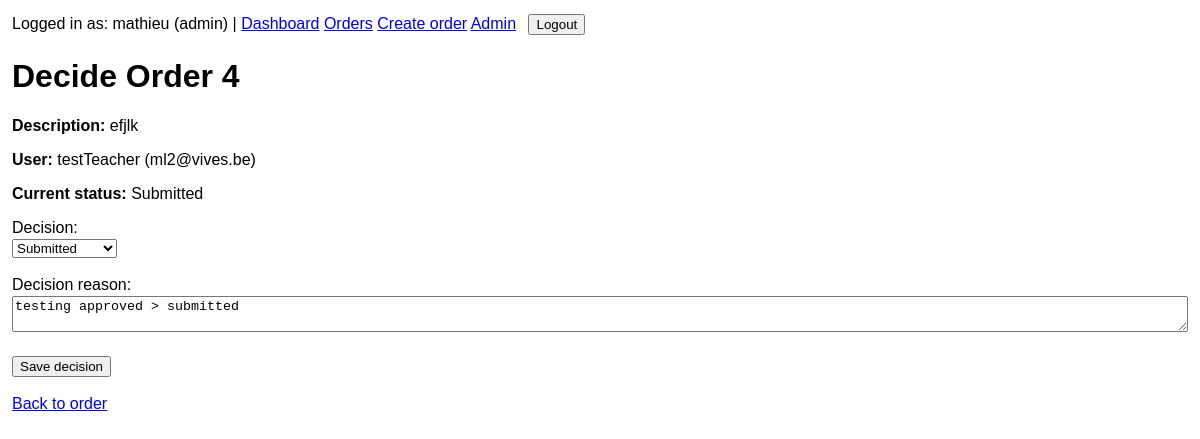
The app's page /orders/4/decide/ (signed in), older data.
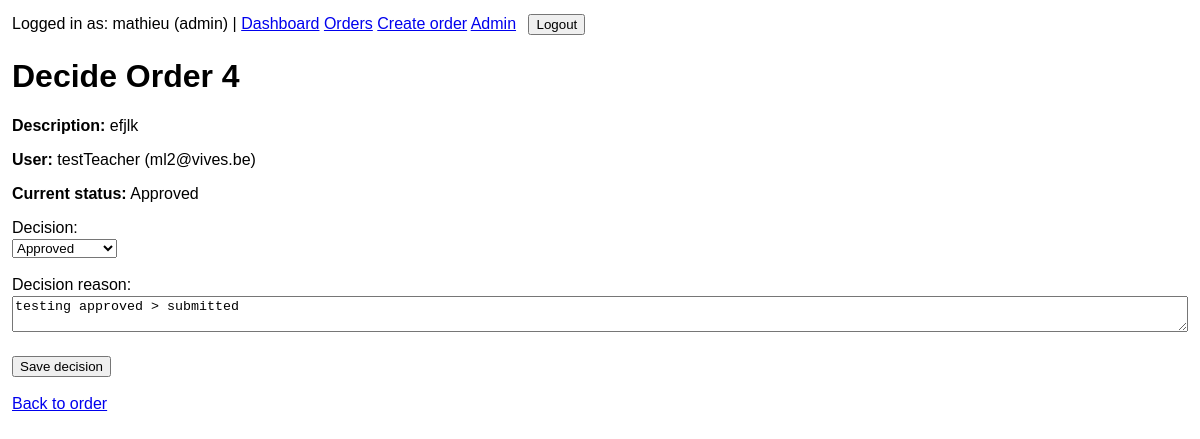
The same page, newer data.
### orders/models.py (models this page shows, shortened)
class Order(models.Model):
    ORDER_TYPE_STUDENT = "student_order"
    ORDER_TYPE_TEACHER = "teacher_order"
    ORDER_TYPE_CHOICES = [
        (ORDER_TYPE_STUDENT, "Student order"),
        (ORDER_TYPE_TEACHER, "Teacher order"),
    ]
    STATUS_DRAFT = "draft"
    STATUS_SUBMITTED = "submitted"
    STATUS_APPROVED = "approved"
    STATUS_REJECTED = "rejected"
    STATUS_REWORK = "rework"
    STATUS_CHOICES = [
        (STATUS_DRAFT, "Draft"),
        (STATUS_SUBMITTED, "Submitted"),
        (STATUS_APPROVED, "Approved"),
        (STATUS_REJECTED, "Rejected"),
        (STATUS_REWORK, "Needs rework"),
    ]
    user = models.ForeignKey(
        settings.AUTH_USER_MODEL,
        on_delete=models.CASCADE,
        related_name="orders",
    )
    order_type = models.CharField(max_length=20, choices=ORDER_TYPE_CHOICES)
    store = models.CharField(max_length=255)
    article_number = models.CharField(max_length=100, blank=True)
    ordernumber = models.CharField(
        max_length=100,
        blank=True,
        db_index=True,
        help_text="ERP order number",
    )
    quantity = models.PositiveIntegerField(default=1)
    status = models.CharField(max_length=20, choices=STATUS_CHOICES, default=STATUS_DRAFT)
    decision_reason = models.TextField(blank=True)
    created_at = models.DateTimeField(auto_now_add=True)
    short_description = models.CharField(max_length=255)
    url = models.URLField(blank=True)
    total_price_excl_vat = models.DecimalField(max_digits=10, decimal_places=2, null=True, blank=True)
    delivery_time_days = models.PositiveIntegerField(null=True, blank=True)
    purchase_request_number = models.CharField(max_length=100, blank=True)
    finance_order_date = models.DateField(null=True, blank=True)
    shipped_date = models.DateField(null=True, blank=True)
    received_date = models.DateField(null=True, blank=True)
    student_remarks = models.TextField(blank=True)
    teacher_remarks = models.TextField(blank=True)
    decided_by = models.ForeignKey(
        settings.AUTH_USER_MODEL,
        on_delete=models.SET_NULL,
        null=True,
        blank=True,
        related_name="decided_orders",
    )
    decided_at = models.DateTimeField(null=True, blank=True)
    class Meta:
        ordering = ["-created_at"]

### accounts/models.py (models this page shows, shortened)
class User(AbstractUser):
    ROLE_ADMIN = "admin"
    ROLE_TEACHER = "teacher"
    ROLE_STUDENT = "student"
    ROLE_CHOICES = [
        (ROLE_ADMIN, "Admin"),
        (ROLE_TEACHER, "Teacher"),
        (ROLE_STUDENT, "Student"),
    ]
    email = models.EmailField(unique=True)
    name = models.CharField(max_length=255)
    role = models.CharField(max_length=20, choices=ROLE_CHOICES, default=ROLE_STUDENT)
    USERNAME_FIELD = "email"
    REQUIRED_FIELDS = ["username", "name"]

### orders/views.py (the view)
# urls.py: path("orders/<int:order_id>/decide/", order_decide, name="order_decide"),
@login_required
def order_decide(request, order_id):
    order = get_object_or_404(
        Order.objects.select_related("user", "decided_by"),
        pk=order_id,
    )
    if not user_can_decide_order(request.user, order):
        raise Http404("You do not have permission to decide this order.")
    if request.method == "POST":
        form = OrderDecisionForm(request.POST)
        if form.is_valid():
            order.status = form.cleaned_data["decision"]
            order.decision_reason = form.cleaned_data["decision_reason"]
            order.decided_by = request.user
            order.decided_at = timezone.now()
            order.save()
            messages.success(request, f"Order {order.id} was updated successfully.")
            return redirect("orders:order_detail", order_id=order.id)
    else:
        form = OrderDecisionForm(
            initial={
                "decision": order.status
                if order.status in [
                    Order.STATUS_SUBMITTED,
                    Order.STATUS_APPROVED,
                    Order.STATUS_REJECTED,
                    Order.STATUS_REWORK,
                ]
                else Order.STATUS_SUBMITTED,
                "decision_reason": order.decision_reason,
            }
        )
    context = {
        "form": form,
        "order": order,
    }
    return render(request, "orders/order_decision_form.html", context)

### orders/forms.py (shortened to what this page needs)
class OrderDecisionForm(forms.Form):
    decision = forms.ChoiceField(
        choices=[
            (Order.STATUS_SUBMITTED, "Submitted"),
            (Order.STATUS_APPROVED, "Approved"),
            (Order.STATUS_REJECTED, "Rejected"),
            (Order.STATUS_REWORK, "Needs rework"),
        ]
    )
    decision_reason = forms.CharField(
        required=False,
        widget=forms.Textarea(attrs={"rows": 2}),
    )

### orders/views.py (called while the page is built, shortened)
def user_can_decide_order(user, order):
    if user.role == User.ROLE_ADMIN:
        return True

### templates/orders/order_decision_form.html (shortened to what this page needs)
{% extends "base.html" %}
{% block content %}
    <h1>Decide Order {{ order.id }}</h1>
    <div class="card">
        <p><strong>Description:</strong> {{ order.short_description }}</p>
        <p><strong>User:</strong> {{ order.user.name }} ({{ order.user.email }})</p>
        <p><strong>Current status:</strong> {{ order.get_status_display }}</p>
    </div>
    <div class="card">
        <form method="post">
            {% for field in form %}
                <p>
                    {{ field.label_tag }}<br>
                    {{ field }}
                </p>
            {% endfor %}
            <button type="submit">Save decision</button>
        </form>
    </div>
    <p>
        <a href="{% url 'orders:order_detail' order.id %}">Back to order</a>
    </p>
{% endblock %}

Row changes from the older to the newer data that the page shows:
changed Order "efjlk": status "Submitted" → "Approved"
Text that changed along with them:
form field decision: "Submitted" → "Approved"
